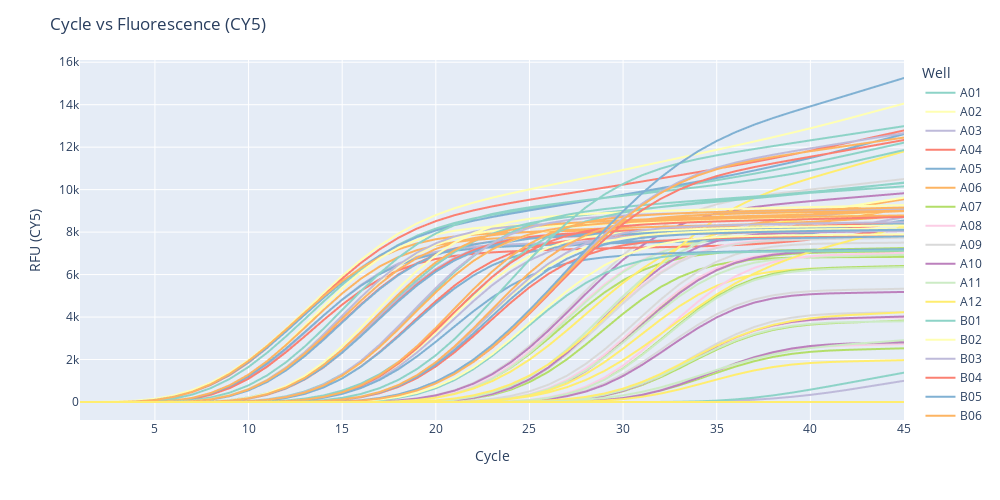
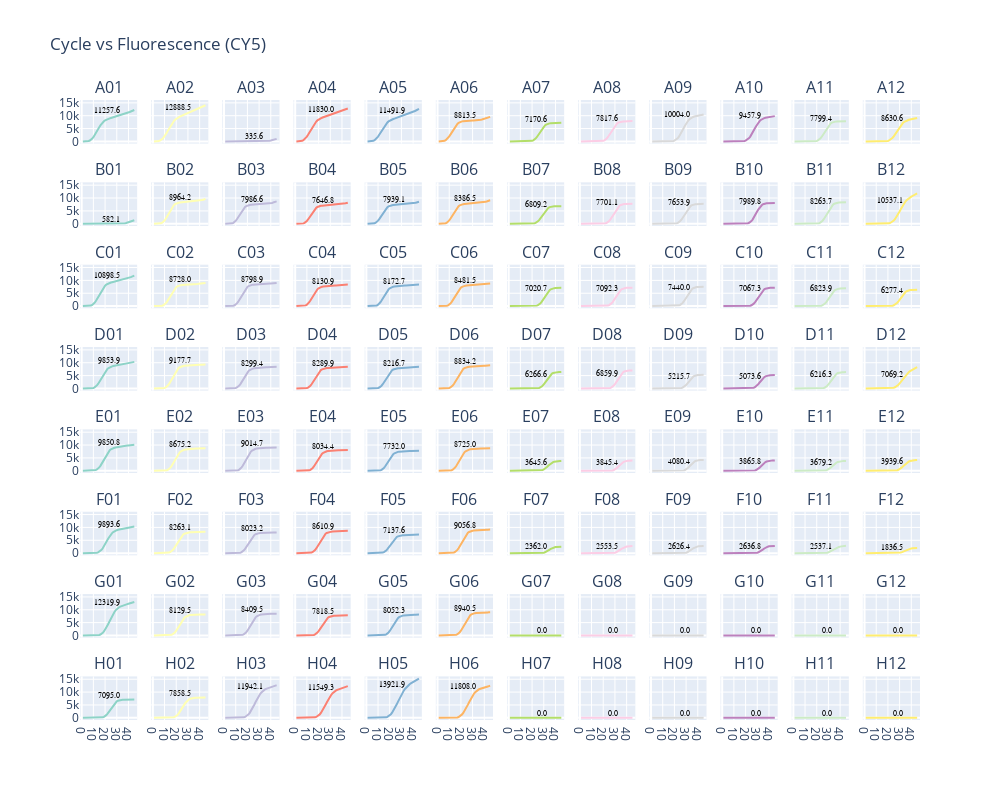

Here is the notebook cell these charts were saved with, in order:
### Code cell
# instantiate probes
probeCy5 = fv.FluorVis('CY5', fileDir, fileName)
# probeFAM = fv.ProbeMatrixVis('FAM', fileDir, fileName)
# probeFAM = FluorVis('FAM', 'sheetNames')
# probeHEX = FluorVis('HEX')
# probeSYBR = FluorVis('SYBR')
# display (probeFAM)
# probeFAM.getSheetNames()
# probeFAM.plotAllWells()
# probeFAM.plotIndWells()
# probeFAM= fv.ProbeMatrixVis('FAM', fileDir, fileName)
# probeFAM.addProbePropertiesToDf()
# probeFAM.plotProbeStandards([500,400,300])
# probeFAM.ProbePeriodicity([500,400,300])

# fv.ProbeMatrixVis.ProbePeriodicity(probeFAM)
# fv.FluorVis.dfCreate(probeFAM)
# fv.FluorVis.dfCreate(probeCy5)
# fv.FluorVis.plotIndWells(probeFAM)
fv.FluorVis.plotAllWells(probeCy5)
fv.FluorVis.plotIndWells(probeCy5)
